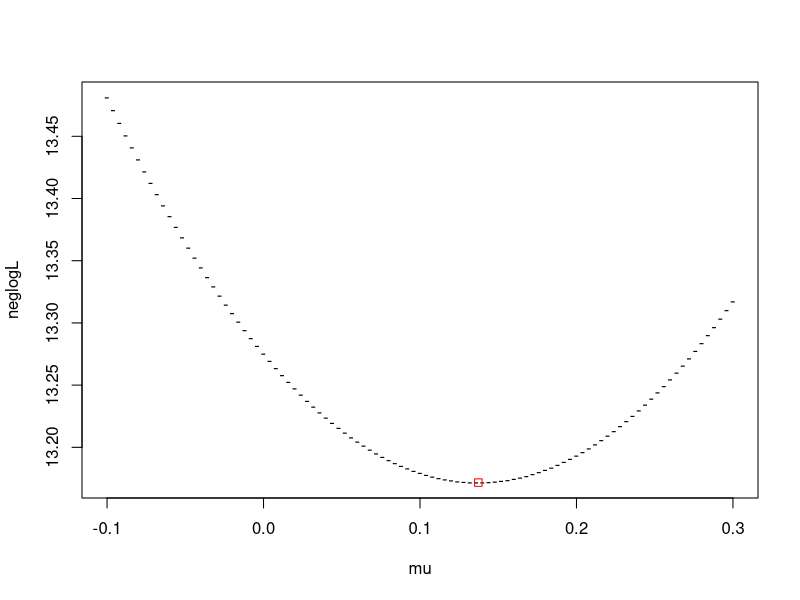
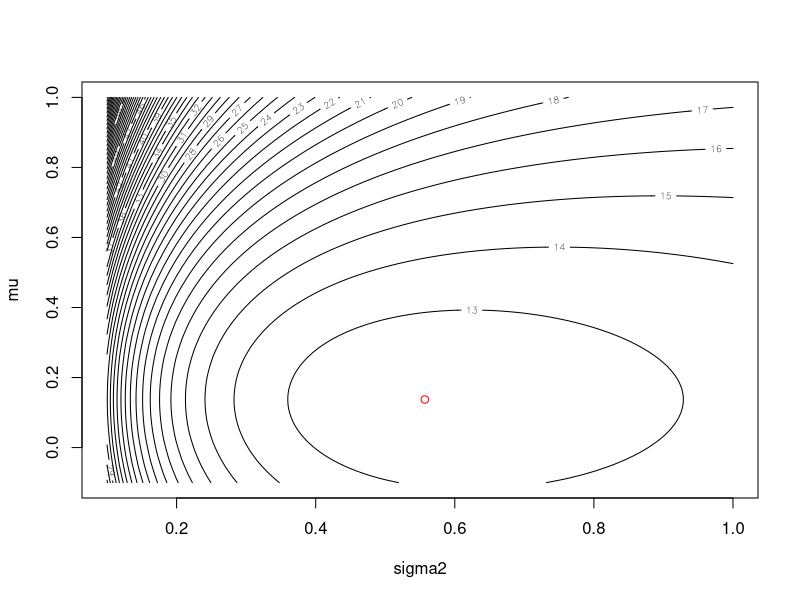

The R source for these figures, in order:
## ---- chunk 1
neglogLikelihood <- function(mu, x) {
  logF = dnorm(x, mean = mu, sd = 1, log = TRUE)
  return(-sum(logF))
}
## ---- chunk 2
x = c(-0.5, 1.0, 0.2, -0.3, 0.5, 0.89, -0.11, -0.71, 1.0, -1.3, 0.84)
n = length(x)

## ---- chunk 3
mu_init = 1.0
## ---- chunk 4
out <- optim(mu_init, neglogLikelihood, gr = NULL, x, method = "L-BFGS-B",
         lower = -Inf, upper = Inf)
## ---- chunk 5
print(out$par)
## ---- chunk 6
print(mean(x))
## ---- chunk 7
mu <- seq(-0.1, 0.3, length = 101)
## ---- chunk 8
neglogL <- apply( matrix(mu), 1, neglogLikelihood, x)
## ---- chunk 9
plot(mu, neglogL, pch="-")
points(out$par, out$value, col="red", pch=0)
## ---- chunk 10
neglogLikelihood2 <- function(theta,x) {
  mu <- theta[1] # get value for mu
  sigma2 <- theta[2] # get value for sigma2

  # compute density for each data element in x
  logF <- dnorm(x, mean = mu, sd = sqrt(sigma2), log = TRUE)

  return(-sum(logF)) # return negative log-likelihood
}
## ---- chunk 11
theta_init = c(1, 1)

out <- optim(theta_init, neglogLikelihood2, gr = NULL, x, method = "L-BFGS-B",
        lower = c(-Inf, 0.001), upper = c(Inf, Inf))
## ---- chunk 12
# one dimensional grid of values for mu
mu <- seq(-0.1, 1.0, length = 101)
# one dimensional grid of values for sigma2
sigma2 <- seq(0.1, 1.0, length = 101)

mu_xx <- rep(mu, each = 101) # replicate this 101 times
sigma2_yy <- rep(sigma2, times = 101) # replicate this 101 times

# generate grid of values (each row contains a unique combination
# of mu and sigma2 values)
mu_sigma_grid <- cbind(mu_xx, sigma2_yy)
## ---- chunk 13
neglogL2 <- apply(mu_sigma_grid, 1, neglogLikelihood2, x)
## ---- chunk 14
# convert vector of negative log-likelihood values into a grid
neglogL2 <- matrix(neglogL2, 101)

# draw contour plot
contour(sigma2, mu, neglogL2, nlevels = 50, xlab = "sigma2", ylab = "mu")
# overlay the maximum likelihood estimate as a red circle
points(out$par[2], out$par[1], col="red")
## ---- chunk 15
print(out$par[1]) # mu estimate
print(out$par[2]) # sigma2 estimate

## ---- chunk 16
print(mean(x)) # sample mean
print(var(x)) # sample variance (normalised by n-1)
print(var(x)*(n-1)/n) # sample variance (normalised by n)

